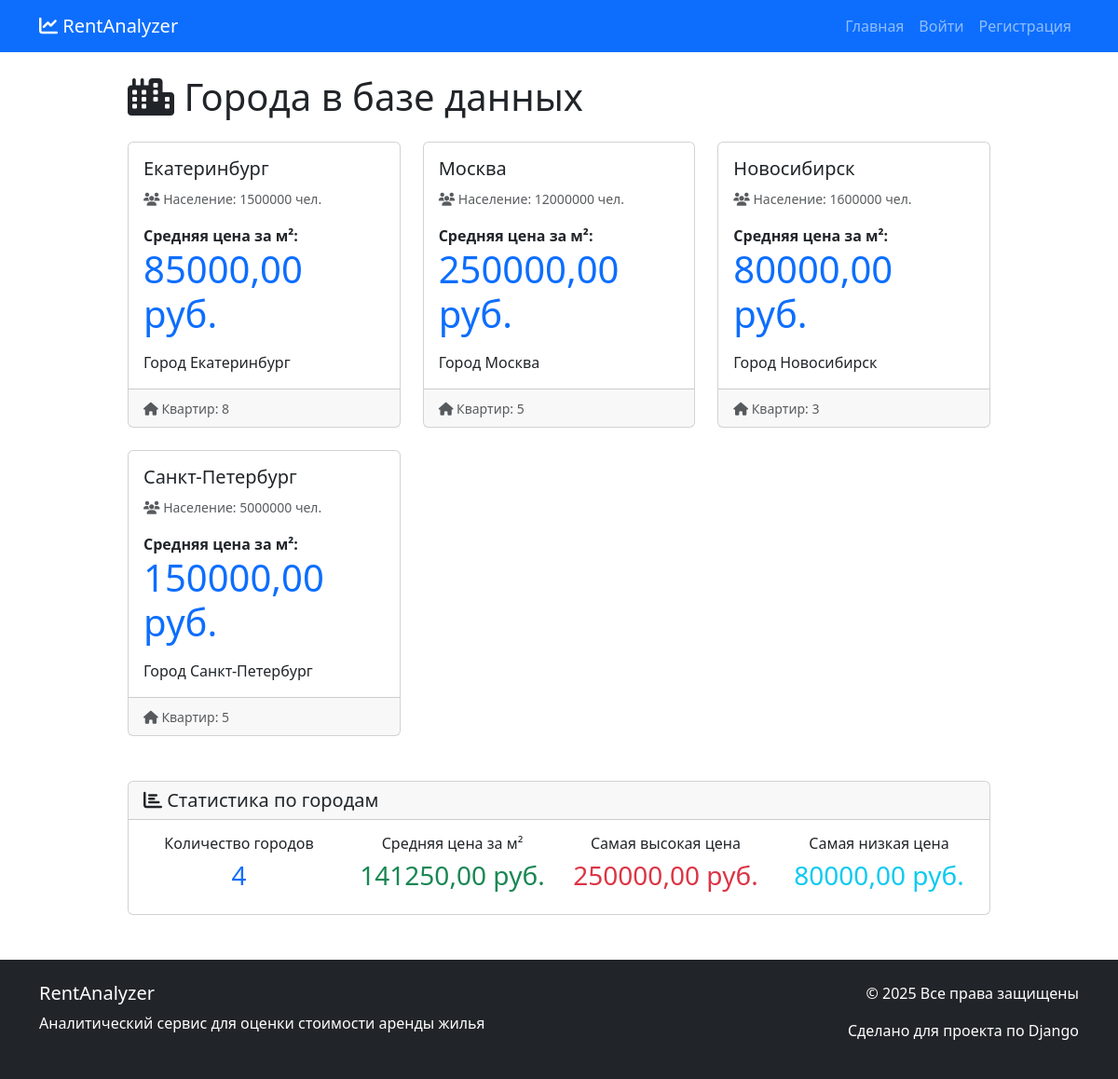
Screenshot of /analyzer/cities/ with the database file from the repository.
### analyzer/models.py (models this page shows, shortened)
class City(models.Model):
    name = models.CharField(
        max_length=100,
        verbose_name='Название города',
        unique=True
    )
    slug = models.SlugField(
        max_length=100,
        unique=False,
        verbose_name='URL-идентификатор',
        blank=True
    )
    latitude = models.DecimalField(
        max_digits=9,
        decimal_places=6,
        verbose_name='Широта',
        blank=True,
        null=True,
        help_text='Географическая широта центра города'
    )
    longitude = models.DecimalField(
        max_digits=9,
        decimal_places=6,
        verbose_name='Долгота',
        blank=True,
        null=True,
        help_text='Географическая долгота центра города'
    )
    avg_price_per_sqm = models.DecimalField(
        max_digits=10,
        decimal_places=2,
        verbose_name='Средняя цена за м² (руб.)',
        help_text='Средняя рыночная цена за квадратный метр'
    )
    population = models.IntegerField(
        verbose_name='Население',
        blank=True,
        null=True,
        help_text='Примерная численность населения'
    )
    description = models.TextField(
        verbose_name='Описание',
        blank=True,
        help_text='Краткое описание города, районов, инфраструктуры'
    )
    class Meta:
        verbose_name = 'Город'
        verbose_name_plural = 'Города'
        ordering = ['name']

### analyzer/views.py (the view)
# urls.py: path('cities/', views.CityListView.as_view(), name='city_list'),
class CityListView(ListView):
    model = City
    template_name = 'analyzer/city_list.html'
    context_object_name = 'cities'
    paginate_by = 10
    def get_context_data(self, **kwargs):
        context = super().get_context_data(**kwargs)
        cities = City.objects.all()
        if cities.exists():
            prices = [city.avg_price_per_sqm for city in cities]
            context['avg_price_all'] = sum(prices) / len(prices)
            context['max_price'] = max(prices)
            context['min_price'] = min(prices)
            context['total_cities'] = len(cities)
        else:
            context['avg_price_all'] = 0
            context['max_price'] = 0
            context['min_price'] = 0
            context['total_cities'] = 0
        return context

### templates/analyzer/city_list.html (shortened to what this page needs)
{% extends 'base.html' %}
{% block content %}
<div class="row">
    <div class="col-lg-10 mx-auto">
        <h1 class="mb-4"><i class="fas fa-city"></i> Города в базе данных</h1>
        {% if cities %}
            <div class="row">
                {% for city in cities %}
                <div class="col-md-4 mb-4">
                    <div class="card h-100">
                        <div class="card-body">
                            <h5 class="card-title">{{ city.name }}</h5>
                            <p class="card-text">
                                <small class="text-muted">
                                    <i class="fas fa-users"></i> Население:
                                    {% if city.population %}
                                        {{ city.population|floatformat:0 }} чел.
                                    {% else %}
                                        не указано
                                    {% endif %}
                                </small>
                            </p>
                            <p class="card-text">
                                <strong>Средняя цена за м²:</strong><br>
                                <span class="display-6 text-primary">{{ city.avg_price_per_sqm }} руб.</span>
                            </p>
                            {% if city.description %}
                                <p class="card-text">{{ city.description|truncatechars:100 }}</p>
                            {% endif %}
                        </div>
                        <div class="card-footer">
                            <small class="text-muted">
                                <i class="fas fa-home"></i> Квартир: {{ city.apartments.count }}
                            </small>
                        </div>
                    </div>
                </div>
                {% endfor %}
            </div>
            <div class="card mt-4">
                <div class="card-header">
                    <h5 class="mb-0"><i class="fas fa-chart-bar"></i> Статистика по городам</h5>
                </div>
                <div class="card-body">
                    <div class="row text-center">
                        <div class="col-md-3">
                            <h6>Количество городов</h6>
                            <h3 class="text-primary">{{ total_cities }}</h3>
                        </div>
                        <div class="col-md-3">
                            <h6>Средняя цена за м²</h6>
                            <h3 class="text-success">{{ avg_price_all|floatformat:2 }} руб.</h3>
                        </div>
                        <div class="col-md-3">
                            <h6>Самая высокая цена</h6>
                            <h3 class="text-danger">{{ max_price|floatformat:2 }} руб.</h3>
                        </div>
                        <div class="col-md-3">
                            <h6>Самая низкая цена</h6>
                            <h3 class="text-info">{{ min_price|floatformat:2 }} руб.</h3>
                        </div>
                    </div>
                </div>
            </div>
        {% endif %}
    </div>
</div>
{% endblock %}

### rows the page displays
City: name "Екатеринбург", population "1500000", avg_price_per_sqm "85000,00", description "Город Екатеринбург", apartments.count "8"
City: name "Москва", population "12000000", avg_price_per_sqm "250000,00", description "Город Москва", apartments.count "5"
City: name "Новосибирск", population "1600000", avg_price_per_sqm "80000,00", description "Город Новосибирск", apartments.count "3"
City: name "Санкт-Петербург", population "5000000", avg_price_per_sqm "150000,00", description "Город Санкт-Петербург", apartments.count "5"

### other values shown
{{ total_cities }} "4"
{{ avg_price_all|floatformat:2 }} "141250,00"
